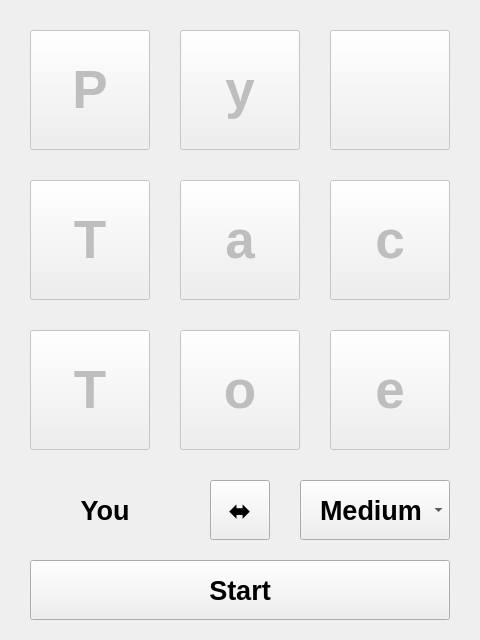
<?xml version="1.0" encoding="UTF-8"?>
<ui version="4.0">
 <class>PyTacToeGame</class>
 <widget class="QWidget" name="PyTacToeGame">
  <property name="windowModality">
   <enum>Qt::ApplicationModal</enum>
  </property>
  <property name="geometry">
   <rect>
    <x>0</x>
    <y>0</y>
    <width>480</width>
    <height>640</height>
   </rect>
  </property>
  <property name="sizePolicy">
   <sizepolicy hsizetype="Fixed" vsizetype="Fixed">
    <horstretch>0</horstretch>
    <verstretch>0</verstretch>
   </sizepolicy>
  </property>
  <property name="minimumSize">
   <size>
    <width>480</width>
    <height>640</height>
   </size>
  </property>
  <property name="maximumSize">
   <size>
    <width>480</width>
    <height>640</height>
   </size>
  </property>
  <property name="windowTitle">
   <string>PyTacToe</string>
  </property>
  <widget class="QPushButton" name="gameSquare00">
   <property name="enabled">
    <bool>false</bool>
   </property>
   <property name="geometry">
    <rect>
     <x>30</x>
     <y>30</y>
     <width>120</width>
     <height>120</height>
    </rect>
   </property>
   <property name="sizePolicy">
    <sizepolicy hsizetype="Fixed" vsizetype="Fixed">
     <horstretch>0</horstretch>
     <verstretch>0</verstretch>
    </sizepolicy>
   </property>
   <property name="minimumSize">
    <size>
     <width>120</width>
     <height>120</height>
    </size>
   </property>
   <property name="maximumSize">
    <size>
     <width>120</width>
     <height>120</height>
    </size>
   </property>
   <property name="baseSize">
    <size>
     <width>120</width>
     <height>120</height>
    </size>
   </property>
   <property name="font">
    <font>
     <pointsize>40</pointsize>
     <bold>true</bold>
    </font>
   </property>
   <property name="text">
    <string>P</string>
   </property>
  </widget>
  <widget class="QPushButton" name="gameSquare01">
   <property name="enabled">
    <bool>false</bool>
   </property>
   <property name="geometry">
    <rect>
     <x>180</x>
     <y>30</y>
     <width>120</width>
     <height>120</height>
    </rect>
   </property>
   <property name="sizePolicy">
    <sizepolicy hsizetype="Fixed" vsizetype="Fixed">
     <horstretch>120</horstretch>
     <verstretch>120</verstretch>
    </sizepolicy>
   </property>
   <property name="minimumSize">
    <size>
     <width>120</width>
     <height>120</height>
    </size>
   </property>
   <property name="maximumSize">
    <size>
     <width>120</width>
     <height>120</height>
    </size>
   </property>
   <property name="baseSize">
    <size>
     <width>120</width>
     <height>120</height>
    </size>
   </property>
   <property name="font">
    <font>
     <pointsize>40</pointsize>
     <bold>true</bold>
    </font>
   </property>
   <property name="text">
    <string>y</string>
   </property>
  </widget>
  <widget class="QPushButton" name="gameSquare02">
   <property name="enabled">
    <bool>false</bool>
   </property>
   <property name="geometry">
    <rect>
     <x>330</x>
     <y>30</y>
     <width>120</width>
     <height>120</height>
    </rect>
   </property>
   <property name="sizePolicy">
    <sizepolicy hsizetype="Fixed" vsizetype="Fixed">
     <horstretch>120</horstretch>
     <verstretch>120</verstretch>
    </sizepolicy>
   </property>
   <property name="minimumSize">
    <size>
     <width>120</width>
     <height>120</height>
    </size>
   </property>
   <property name="maximumSize">
    <size>
     <width>120</width>
     <height>120</height>
    </size>
   </property>
   <property name="baseSize">
    <size>
     <width>120</width>
     <height>120</height>
    </size>
   </property>
   <property name="font">
    <font>
     <pointsize>40</pointsize>
     <bold>true</bold>
    </font>
   </property>
   <property name="text">
    <string/>
   </property>
  </widget>
  <widget class="QPushButton" name="gameSquare10">
   <property name="enabled">
    <bool>false</bool>
   </property>
   <property name="geometry">
    <rect>
     <x>30</x>
     <y>180</y>
     <width>120</width>
     <height>120</height>
    </rect>
   </property>
   <property name="sizePolicy">
    <sizepolicy hsizetype="Fixed" vsizetype="Fixed">
     <horstretch>120</horstretch>
     <verstretch>120</verstretch>
    </sizepolicy>
   </property>
   <property name="minimumSize">
    <size>
     <width>120</width>
     <height>120</height>
    </size>
   </property>
   <property name="maximumSize">
    <size>
     <width>120</width>
     <height>120</height>
    </size>
   </property>
   <property name="baseSize">
    <size>
     <width>120</width>
     <height>120</height>
    </size>
   </property>
   <property name="font">
    <font>
     <pointsize>40</pointsize>
     <bold>true</bold>
    </font>
   </property>
   <property name="text">
    <string>T</string>
   </property>
  </widget>
  <widget class="QPushButton" name="gameSquare11">
   <property name="enabled">
    <bool>false</bool>
   </property>
   <property name="geometry">
    <rect>
     <x>180</x>
     <y>180</y>
     <width>120</width>
     <height>120</height>
    </rect>
   </property>
   <property name="sizePolicy">
    <sizepolicy hsizetype="Fixed" vsizetype="Fixed">
     <horstretch>120</horstretch>
     <verstretch>120</verstretch>
    </sizepolicy>
   </property>
   <property name="minimumSize">
    <size>
     <width>120</width>
     <height>120</height>
    </size>
   </property>
   <property name="maximumSize">
    <size>
     <width>120</width>
     <height>120</height>
    </size>
   </property>
   <property name="baseSize">
    <size>
     <width>120</width>
     <height>120</height>
    </size>
   </property>
   <property name="font">
    <font>
     <pointsize>40</pointsize>
     <bold>true</bold>
    </font>
   </property>
   <property name="text">
    <string>a</string>
   </property>
  </widget>
  <widget class="QPushButton" name="gameSquare12">
   <property name="enabled">
    <bool>false</bool>
   </property>
   <property name="geometry">
    <rect>
     <x>330</x>
     <y>180</y>
     <width>120</width>
     <height>120</height>
    </rect>
   </property>
   <property name="sizePolicy">
    <sizepolicy hsizetype="Fixed" vsizetype="Fixed">
     <horstretch>120</horstretch>
     <verstretch>120</verstretch>
    </sizepolicy>
   </property>
   <property name="minimumSize">
    <size>
     <width>120</width>
     <height>120</height>
    </size>
   </property>
   <property name="maximumSize">
    <size>
     <width>120</width>
     <height>120</height>
    </size>
   </property>
   <property name="baseSize">
    <size>
     <width>120</width>
     <height>120</height>
    </size>
   </property>
   <property name="font">
    <font>
     <pointsize>40</pointsize>
     <bold>true</bold>
    </font>
   </property>
   <property name="text">
    <string>c</string>
   </property>
  </widget>
  <widget class="QPushButton" name="gameSquare20">
   <property name="enabled">
    <bool>false</bool>
   </property>
   <property name="geometry">
    <rect>
     <x>30</x>
     <y>330</y>
     <width>120</width>
     <height>120</height>
    </rect>
   </property>
   <property name="sizePolicy">
    <sizepolicy hsizetype="Fixed" vsizetype="Fixed">
     <horstretch>120</horstretch>
     <verstretch>120</verstretch>
    </sizepolicy>
   </property>
   <property name="minimumSize">
    <size>
     <width>120</width>
     <height>120</height>
    </size>
   </property>
   <property name="maximumSize">
    <size>
     <width>120</width>
     <height>120</height>
    </size>
   </property>
   <property name="baseSize">
    <size>
     <width>120</width>
     <height>120</height>
    </size>
   </property>
   <property name="font">
    <font>
     <pointsize>40</pointsize>
     <bold>true</bold>
    </font>
   </property>
   <property name="text">
    <string>T</string>
   </property>
  </widget>
  <widget class="QPushButton" name="gameSquare21">
   <property name="enabled">
    <bool>false</bool>
   </property>
   <property name="geometry">
    <rect>
     <x>180</x>
     <y>330</y>
     <width>120</width>
     <height>120</height>
    </rect>
   </property>
   <property name="sizePolicy">
    <sizepolicy hsizetype="Fixed" vsizetype="Fixed">
     <horstretch>120</horstretch>
     <verstretch>120</verstretch>
    </sizepolicy>
   </property>
   <property name="minimumSize">
    <size>
     <width>120</width>
     <height>120</height>
    </size>
   </property>
   <property name="maximumSize">
    <size>
     <width>120</width>
     <height>120</height>
    </size>
   </property>
   <property name="baseSize">
    <size>
     <width>120</width>
     <height>120</height>
    </size>
   </property>
   <property name="font">
    <font>
     <pointsize>40</pointsize>
     <bold>true</bold>
    </font>
   </property>
   <property name="text">
    <string>o</string>
   </property>
  </widget>
  <widget class="QPushButton" name="gameSquare22">
   <property name="enabled">
    <bool>false</bool>
   </property>
   <property name="geometry">
    <rect>
     <x>330</x>
     <y>330</y>
     <width>120</width>
     <height>120</height>
    </rect>
   </property>
   <property name="sizePolicy">
    <sizepolicy hsizetype="Fixed" vsizetype="Fixed">
     <horstretch>120</horstretch>
     <verstretch>120</verstretch>
    </sizepolicy>
   </property>
   <property name="minimumSize">
    <size>
     <width>120</width>
     <height>120</height>
    </size>
   </property>
   <property name="maximumSize">
    <size>
     <width>120</width>
     <height>120</height>
    </size>
   </property>
   <property name="baseSize">
    <size>
     <width>120</width>
     <height>120</height>
    </size>
   </property>
   <property name="font">
    <font>
     <pointsize>40</pointsize>
     <bold>true</bold>
    </font>
   </property>
   <property name="text">
    <string>e</string>
   </property>
  </widget>
  <widget class="QLabel" name="playerOneNameLabel">
   <property name="geometry">
    <rect>
     <x>30</x>
     <y>480</y>
     <width>150</width>
     <height>60</height>
    </rect>
   </property>
   <property name="font">
    <font>
     <pointsize>20</pointsize>
     <bold>true</bold>
    </font>
   </property>
   <property name="text">
    <string>You</string>
   </property>
   <property name="alignment">
    <set>Qt::AlignCenter</set>
   </property>
  </widget>
  <widget class="QPushButton" name="gameStartStopButton">
   <property name="geometry">
    <rect>
     <x>30</x>
     <y>560</y>
     <width>420</width>
     <height>60</height>
    </rect>
   </property>
   <property name="font">
    <font>
     <pointsize>20</pointsize>
     <bold>true</bold>
    </font>
   </property>
   <property name="text">
    <string>Start</string>
   </property>
  </widget>
  <widget class="QPushButton" name="playerSwap">
   <property name="geometry">
    <rect>
     <x>210</x>
     <y>480</y>
     <width>60</width>
     <height>60</height>
    </rect>
   </property>
   <property name="font">
    <font>
     <pointsize>20</pointsize>
     <bold>true</bold>
    </font>
   </property>
   <property name="toolTip">
    <string>Swap Players</string>
   </property>
   <property name="text">
    <string>⬌</string>
   </property>
  </widget>
  <widget class="QComboBox" name="enemySelect">
   <property name="geometry">
    <rect>
     <x>300</x>
     <y>480</y>
     <width>150</width>
     <height>60</height>
    </rect>
   </property>
   <property name="font">
    <font>
     <pointsize>20</pointsize>
     <bold>true</bold>
    </font>
   </property>
   <property name="toolTip">
    <string>Select Enemy Level</string>
   </property>
   <property name="editable">
    <bool>false</bool>
   </property>
   <property name="currentText">
    <string>  Medium</string>
   </property>
   <property name="currentIndex">
    <number>1</number>
   </property>
   <property name="maxVisibleItems">
    <number>3</number>
   </property>
   <property name="iconSize">
    <size>
     <width>16</width>
     <height>16</height>
    </size>
   </property>
   <item>
    <property name="text">
     <string>  Easy</string>
    </property>
   </item>
   <item>
    <property name="text">
     <string>  Medium</string>
    </property>
   </item>
   <item>
    <property name="text">
     <string>  Hard</string>
    </property>
   </item>
  </widget>
 </widget>
 <resources/>
 <connections/>
</ui>
